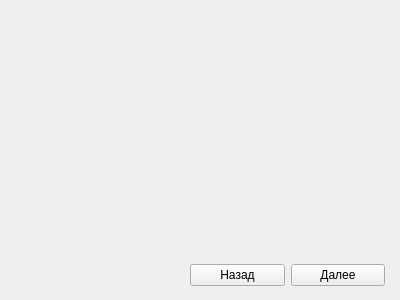
<?xml version="1.0" encoding="UTF-8"?>
<ui version="4.0">
 <class>TrapezoidWindow</class>
 <widget class="QWidget" name="TrapezoidWindow">
  <property name="geometry">
   <rect>
    <x>0</x>
    <y>0</y>
    <width>400</width>
    <height>300</height>
   </rect>
  </property>
  <property name="windowTitle">
   <string>Form</string>
  </property>
  <widget class="QWidget" name="">
   <property name="geometry">
    <rect>
     <x>190</x>
     <y>260</y>
     <width>195</width>
     <height>30</height>
    </rect>
   </property>
   <layout class="QHBoxLayout" name="horizontalLayout">
    <item>
     <widget class="QPushButton" name="pushButton">
      <property name="text">
       <string>Назад</string>
      </property>
     </widget>
    </item>
    <item>
     <widget class="QPushButton" name="pushButton_2">
      <property name="text">
       <string>Далее</string>
      </property>
     </widget>
    </item>
   </layout>
  </widget>
 </widget>
 <resources/>
 <connections/>
</ui>
